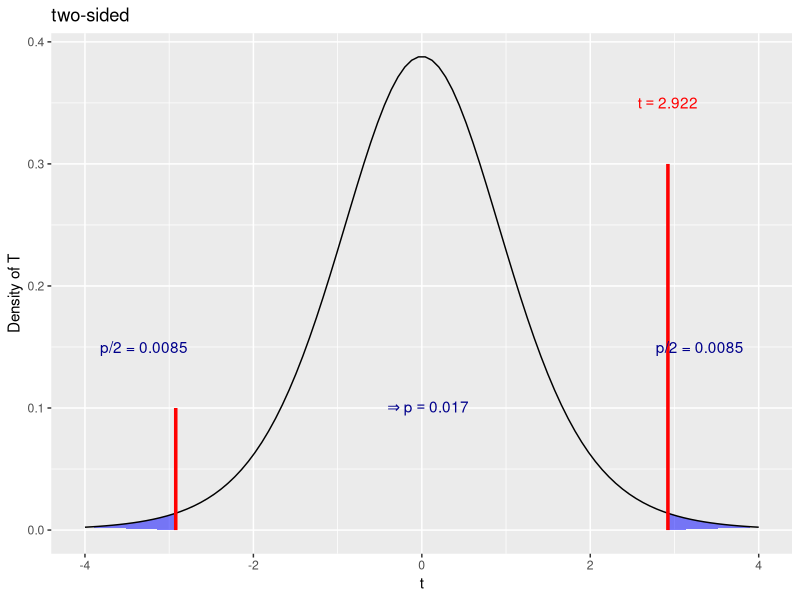

This chart was generated by the following R code:
library(ggplot2)

t = 2.922
p = round(1 - pt(t, df = 9), 4)

x = seq(-4, 4, length.out = 100)
y = dt(x, df = 9)
plot.data = data.frame(
  x = x,
  y = y)

x.poly = seq(t, 4, length.out = 100)
poly.data = data.frame(
  x = c(x.poly, min(x.poly)),
  y = c(dt(x.poly, df = 9), 0)
)

pv = ggplot() +
  geom_polygon(data = poly.data, aes(x, y), color = NA, fill = "blue", alpha = 0.5) +
  geom_polygon(data = poly.data, aes(-x, y), color = NA, fill = "blue", alpha = 0.5) +
  geom_line(data = plot.data, aes(x, y)) + 
  geom_segment(aes(x = t, xend = t, y = 0, yend = 0.3), size = 1.2, color = "red") +
  geom_text(aes(x = t, y = 0.35, label = paste0("t == ", t)), parse = TRUE, color = "red") + 
  geom_segment(aes(x = -t, xend = -t, y = 0, yend = 0.1), size = 1.2, color = "red") +
  # geom_text(aes(x = -t, y = 0.35, label = "t[0] == -2.92"), parse = TRUE, color = "red") + 
  geom_text(aes(x = 3.3, y = 0.15, label = paste0("p/2 = ", p)), color = "dark blue") + 
  geom_text(aes(x = -3.3, y = 0.15, label = paste0("p/2 = ", p)), color = "dark blue") +
  geom_text(aes(x = 0, y = 0.1, label = paste0("phantom(0) %=>% p ==", 2*p)), color = "dark blue", parse = TRUE) +
  ggtitle("two-sided") +
  xlab("t") + ylab("Density of T")

ggsave("../figure/p-value.pdf", pv, width = 6, height = 3.5)
